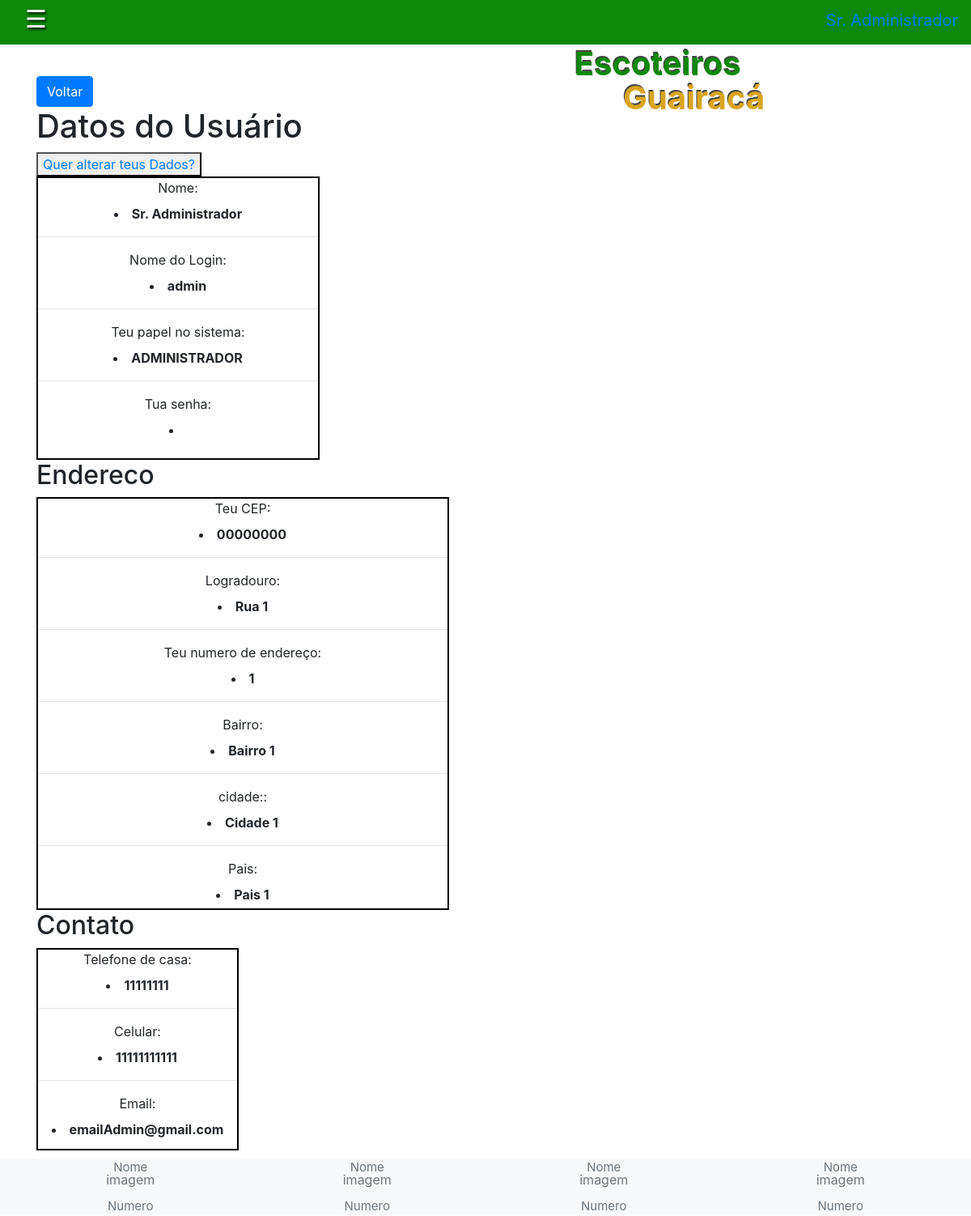
The app's page /app/controller/UsuarioController.php?action=profile&id=1 (signed in) with its own data.
### tables this page shows
CREATE TABLE tb_usuarios ( 
  id_usuario int AUTO_INCREMENT, 
  id_endereco int NOT NULL,
  id_contato int NOT NULL,
  id_alcateia int ,
  nome varchar(70) NOT NULL, 
  cpf char(11) NOT NULL,
  login varchar(15) NOT NULL,
  senha varchar(15) NOT NULL,
  papeis varchar(255),
  status_usuario varchar(70) NOT NULL DEFAULT 'ATIVO',
  PRIMARY KEY (id_usuario),
  FOREIGN KEY (id_endereco) REFERENCES tb_enderecos (id_endereco),
  FOREIGN KEY (id_contato) REFERENCES tb_contatos (id_contato),
  FOREIGN KEY (id_alcateia) REFERENCES tb_alcateias (id_alcateia),
  CONSTRAINT uk_usuarios UNIQUE (login)
);

CREATE TABLE tb_enderecos (
  id_endereco int AUTO_INCREMENT,
  cep CHAR(9) NOT NULL,
  logradouro VARCHAR(255) NOT NULL,
  numero_endereco int NOT NULL,
  bairro VARCHAR(100) NOT NULL,
  cidade VARCHAR(100) NOT NULL,
  pais VARCHAR(45) NOT NULL,
  PRIMARY KEY (id_endereco)
);

CREATE TABLE tb_contatos (
  id_contato int AUTO_INCREMENT,
  telefone CHAR(10),
  celular CHAR(11) NOT NULL,
  email VARCHAR(100),
  PRIMARY KEY (id_contato)
);

### app/model/Usuario.php (called while the page is built, shortened)
<?php
class Usuario {
    private $id;
    private $endereco;
    private $contato;
    private $nome;
    private $login;
    private $papeis;
    public function getId()
    {
        return $this->id;
    }
    public function setId($id)
    {
        $this->id = $id;
        return $this;
    }
    public function getEndereco()
    {
        return $this->endereco;
    }
    public function setEndereco($endereco)
    {
        $this->endereco = $endereco;
        return $this;
    }
    public function getContato()
    {
        return $this->contato;
    }
    public function setContato($contato)
    {
        $this->contato = $contato;
        return $this;
    }
    public function getLogin()
    {
        return $this->login;
    }
    public function setLogin($login)
    {
        $this->login = $login;
        return $this;
    }
    public function getNome()
    {
        return $this->nome;
    }
    public function setNome($nome)
    {
        $this->nome = $nome;
        return $this;
    }
    public function setPapeis($papeis)
    {
        $this->papeis = $papeis;
        return $this;
    }
    public function getPapeisStr(){
            return str_replace(UsuarioPapel::$SEPARADOR,", ", $this->papeis);
    }
}

### app/dao/UsuarioDAO.php (called while the page is built, shortened)
<?php
include_once(__DIR__ . "/../model/Usuario.php");
class UsuarioDAO {
    public function findById(int $id) {
        $conn = Connection::getConn();
        $sql = "SELECT * FROM tb_usuarios u" .
               " WHERE u.id_usuario = ?";
        $stm = $conn->prepare($sql);
        $stm->execute([$id]);
        $result = $stm->fetchAll();
        $usuarios = $this->mapUsuarios($result);
        if(count($usuarios) == 1)
            return $usuarios[0];
        elseif(count($usuarios) == 0)
            return null;
        die("UsuarioDAO.findById()" .
            " - Erro: mais de um usuário encontrado.");
    }
    private function mapUsuarios($result) {
        $usuarios = array();
        foreach ($result as $reg) {
            $usuario = new Usuario();
            $usuario->setId($reg['id_usuario']);
            $usuario->setNome($reg['nome']);
            $usuario->setCpf($reg['cpf']);
            $usuario->setLogin($reg['login']);
            $usuario->setSenha($reg['senha']);
            $usuario->setPapeis($reg['papeis']);
            $usuario->setStatus($reg['status_usuario']);
            $usuario->setIdEndereco($reg['id_endereco']);
            $usuario->setIdContato($reg['id_contato']);
            array_push($usuarios, $usuario);
        }
        return $usuarios;
    }
}

### app/model/Endereco.php (called while the page is built, shortened)
<?php
class Endereco{
    private $cep;
    private $logradouro;
    private $numeroEndereco;
    private $bairro;
    private $cidade;
    private $pais;
    public function getCep()
    {
        return $this->cep;
    }
    public function setCep($cep)
    {
        $this->cep = $cep;
        return $this;
    }
    public function getLogradouro()
    {
        return $this->logradouro;
    }
    public function setLogradouro($logradouro)
    {
        $this->logradouro = $logradouro;
        return $this;
    }
    public function getNumeroEndereco()
    {
        return $this->numeroEndereco;
    }
    public function setNumeroEndereco($numeroEndereco)
    {
        $this->numeroEndereco = $numeroEndereco;
        return $this;
    }
    public function getBairro()
    {
        return $this->bairro;
    }
    public function setBairro($bairro)
    {
        $this->bairro = $bairro;
        return $this;
    }
    public function getCidade()
    {
        return $this->cidade;
    }
    public function setCidade($cidade)
    {
        $this->cidade = $cidade;
        return $this;
    }
    public function getPais()
    {
        return $this->pais;
    }
    public function setPais($pais)
    {
        $this->pais = $pais;
        return $this;
    }
}

### app/dao/EnderecoDAO.php (called while the page is built, shortened)
<?php
include_once(__DIR__ . "/../model/Endereco.php");
class EnderecoDAO{
    public function findById(int $id) {
        $conn = Connection::getConn();
        $sql = "SELECT * FROM tb_enderecos e" .
               " WHERE e.id_endereco = ?";
        $stm = $conn->prepare($sql);
        $stm->execute([$id]);
        $result = $stm->fetchAll();
        $enderecos = $this->mapEnderecos($result);
        if(count($enderecos) == 1)
            return $enderecos[0];
        elseif(count($enderecos) == 0)
            return null;
        die("EnderecoDAO.findById()" .
            " - Erro: mais de um endereco encontrado.");
    }
    private function mapEnderecos($result) {
        $enderecos = array();
        foreach ($result as $reg) {
            $endereco = new Endereco();
            $endereco->setId_endereco($reg['id_endereco']);
            $endereco->setCep($reg['cep']);
            $endereco->setLogradouro($reg['logradouro']);
            $endereco->setNumeroEndereco($reg['numero_endereco']);
            $endereco->setBairro($reg['bairro']);
            $endereco->setCidade($reg['cidade']);
            $endereco->setPais($reg['pais']);
            array_push($enderecos, $endereco);
        }
        return $enderecos;
    }
}

### app/model/Contato.php (called while the page is built, shortened)
<?php
class Contato{
    private $telefone;
    private $celular;
    private $email;
    public function getTelefone()
    {
        return $this->telefone;
    }
    public function setTelefone($telefone)
    {
        $this->telefone = $telefone;
        return $this;
    }
    public function getCelular()
    {
        return $this->celular;
    }
    public function setCelular($celular)
    {
        $this->celular = $celular;
        return $this;
    }
    public function getEmail()
    {
        return $this->email;
    }
    public function setEmail($email)
    {
        $this->email = $email;
        return $this;
    }
}

### app/dao/ContatoDAO.php (called while the page is built, shortened)
<?php
include_once(__DIR__ . "/../model/Contato.php");
class ContatoDAO{
    public function findById(int $id) {
        $conn = Connection::getConn();
        $sql = "SELECT * FROM tb_contatos c" .
               " WHERE c.id_contato = ?";
        $stm = $conn->prepare($sql);
        $stm->execute([$id]);
        $result = $stm->fetchAll();
        $contatos = $this->mapContatos($result);
        if(count($contatos) == 1)
            return $contatos[0];
        elseif(count($contatos) == 0)
            return null;
        die("UsuarioDAO.findById()" .
            " - Erro: mais de um contato encontrado.");
    }
    private function mapContatos($result) {
        $contatos = array();
        foreach ($result as $reg) {
            $contato = new Contato();
            $contato->setId_contato($reg['id_contato']);
            $contato->setTelefone($reg['telefone']);
            $contato->setCelular($reg['celular']);
            $contato->setEmail($reg['email']);
            array_push($contatos, $contato);
        }
        return $contatos;
    }
}

### app/view/usuario/profile.php (the view, shortened to what this page needs)
<?php
require_once(__DIR__ . "/../include/header.php");
?>
<?php require_once(__DIR__ . "/../include/menu.php");?>
<div class="container">
    <a class="btn btn-primary" href='<?= HOME_PAGE ?>'>Voltar</a>
    <h1> Datos do Usuário </h1>
    <button> <a href="<?= BASEURL ?>
        /controller/UsuarioController.php?action=edit&id=<?=$dados['usuario']->getId()?>">
        Quer alterar teus Dados? </a>  </button>
        <br>
    <div id="usuario">
        <div>
            <label> Nome: </label>
        <b> <li><?= $dados['usuario']->getNome(); ?></li> </b>
        </div>
        <hr>
        <div>
            <label> Nome do Login: </label>
            <b> <li><?= $dados['usuario']->getLogin(); ?></li> </b>
        </div>
        <hr>
        <div>
            <label> Teu papel no sistema: </label>
            <b> <li><?= $dados['usuario']->getPapeisStr(); ?></li> </b>
        </div>
        <hr>
        <div>
            <label> Tua senha: </label>
            <b> <li><?= $dados['usuario']->getSenha(); ?></li> </b>
        </div>
    </div>
    <h2>Endereco </h2>
    <div id="endereco">
        <div>
            <label> Teu CEP: </label>
            <b> <li><?= $dados['usuario']->getEndereco()->getCep(); ?></li> </b>
        </div>
    <hr>
        <div>
            <label> Logradouro: </label>
        <b> <li><?=$dados['usuario']->getEndereco()->getLogradouro(); ?></li> </b>
        </div>
    <hr>
        <div>
            <label> Teu numero de endereço: </label>
            <b> <li><?= $dados['usuario']->getEndereco()->getNumeroEndereco(); ?></li> </b>
        </div>
    <hr>
        <div>
            <label> Bairro: </label>
            <b> <li><?= $dados['usuario']->getEndereco()->getBairro(); ?></li> </b>
        </div>
    <hr>
        <div>
            <label> cidade:: </label>
            <b> <li><?= $dados['usuario']->getEndereco()->getCidade(); ?></li> </b>
        </div>
    <hr>
        <div>
            <label> Pais: </label>
            <b><li><?= $dados['usuario']->getEndereco()->getPais(); ?></li> </b>
        </div>
    </div>
    <h2>Contato </h2>
    <div id="contato">
        <div>
            <label> Telefone de casa: </label>
            <b> <li><?= $dados['usuario']->getContato()->getTelefone(); ?></li> </b>
        </div>
        <hr>
        <div>
            <label> Celular: </label>
            <b> <li><?= $dados['usuario']->getContato()->getCelular(); ?></li> </b>
        </div>
        <hr>
        <div>
            <label> Email: </label>
        <b>  <li><?= $dados['usuario']->getContato()->getEmail(); ?></li> </b>
        </div>
    </div>
</div>
<?php
require_once(__DIR__ . "/../include/footer.php");
?>

### records on screen
tb_usuarios: nome "Sr. Administrador", login "admin", papeis "ADMINISTRADOR"
tb_enderecos: cep "00000000", logradouro "Rua 1", numero_endereco "1", bairro "Bairro 1", cidade "Cidade 1", pais "Pais 1"
tb_contatos: telefone "11111111", celular "11111111111", email "emailAdmin@gmail.com"
